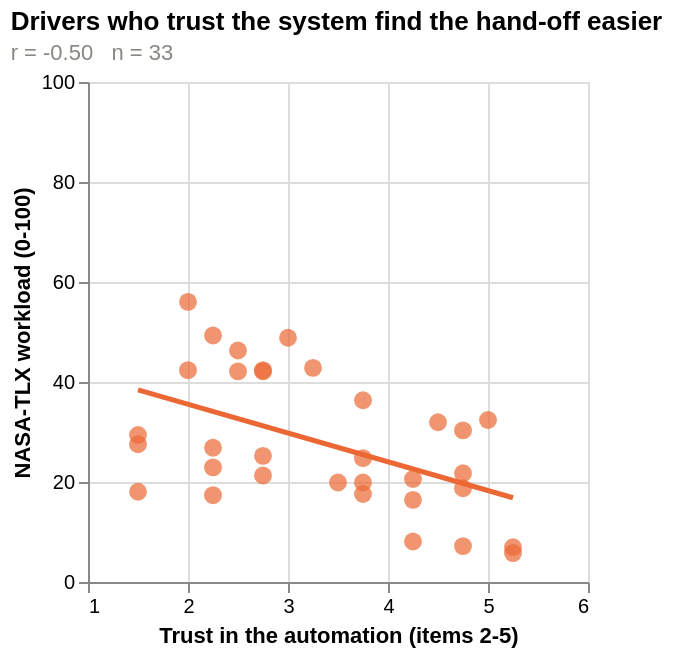

Notebook cell for this chart:
### Code cell
# keep the take-over panel only
tk = wl[wl["condition"] == "Take-over"]
r1 = tk["trust"].corr(tk["workload"])

base1 = alt.Chart().encode(
    x=alt.X("trust:Q", title="Trust in the automation (items 2-5)",
            scale=alt.Scale(domain=[1, 6])),
    y=alt.Y("workload:Q", title="NASA-TLX workload (0-100)",
            scale=alt.Scale(domain=[0, 100])),
)

chart1 = alt.layer(
    base1.mark_circle(size=80, opacity=0.7, color=ORANGE),
    base1.transform_regression("trust", "workload").mark_line(size=2.5, color=ORANGE),
    data=tk,
).properties(
    width=250, height=250,
    title=alt.Title("Drivers who trust the system find the hand-off easier",
                    subtitle=f"r = {r1:+.2f}   n = {len(tk)}",
                    anchor="start", fontSize=13, subtitleFontSize=11,
                    subtitleColor=MUTED))

chart1

### Figure 1 — Vega-Lite specification as saved in the notebook (floating-point values rounded to 4 significant figures)
{"config": {"view": {"continuousWidth": 300, "continuousHeight": 300}}, "layer": [{"mark": {"type": "circle", "color": "#eb6834", "opacity": 0.7, "size": 80}, "encoding": {"x": {"field": "trust", "scale": {"domain": [1, 6]}, "title": "Trust in the automation (items 2-5)", "type": "quantitative"}, "y": {"field": "workload", "scale": {"domain": [0, 100]}, "title": "NASA-TLX workload (0-100)", "type": "quantitative"}}}, {"mark": {"type": "line", "color": "#eb6834", "size": 2.5}, "encoding": {"x": {"field": "trust", "scale": {"domain": [1, 6]}, "title": "Trust in the automation (items 2-5)", "type": "quantitative"}, "y": {"field": "workload", "scale": {"domain": [0, 100]}, "title": "NASA-TLX workload (0-100)", "type": "quantitative"}}, "transform": [{"on": "trust", "regression": "workload"}]}], "data": {"name": "data-214c29b0516fd61fff7f3366bf978fc4"}, "height": 250, "title": {"text": "Drivers who trust the system find the hand-off easier", "anchor": "start", "fontSize": 13, "subtitle": "r = -0.50   n = 33", "subtitleColor": "#898781", "subtitleFontSize": 11}, "width": 250, "$schema": "https://vega.github.io/schema/vega-lite/v6.1.0.json", "datasets": {"data-214c29b0516fd61fff7f3366bf978fc4": [{"subject": 1, "trust": 5.0, "condition": "Take-over", "workload": 32.41}, {"subject": 2, "trust": 2.0, "condition": "Take-over", "workload": 42.36}, {"subject": 3, "trust": 3.75, "condition": "Take-over", "workload": 19.91}, {"subject": 4, "trust": 2.25, "condition": "Take-over", "workload": 22.92}, {"subject": 5, "trust": 3.25, "condition": "Take-over", "workload": 42.82}, {"subject": 6, "trust": 2.25, "condition": "Take-over", "workload": 17.36}, {"subject": 7, "trust": 2.25, "condition": "Take-over", "workload": 26.85}, {"subject": 8, "trust": 4.5, "condition": "Take-over", "workload": 31.94}, {"subject": 10, "trust": 2.25, "condition": "Take-over", "workload": 49.31}, {"subject": 11, "trust": 3.75, "condition": "Take-over", "workload": 17.59}, {"subject": 12, "trust": 4.25, "condition": "Take-over", "workload": 20.6}, {"subject": 13, "trust": 1.5, "condition": "Take-over", "workload": 18.06}, {"subject": 14, "trust": 4.75, "condition": "Take-over", "workload": 21.76}, {"subject": 15, "trust": 3.0, "condition": "Take-over", "workload": 48.84}, {"subject": 17, "trust": 4.75, "condition": "Take-over", "workload": 18.75}, {"subject": 19, "trust": 4.25, "condition": "Take-over", "workload": 8.102}, {"subject": 20, "trust": 3.75, "condition": "Take-over", "workload": 24.77}, {"subject": 21, "trust": 3.5, "condition": "Take-over", "workload": 19.91}, {"subject": 22, "trust": 2.0, "condition": "Take-over", "workload": 56.02}, {"subject": 23, "trust": 2.5, "condition": "Take-over", "workload": 42.13}, {"subject": 24, "trust": 2.5, "condition": "Take-over", "workload": 46.3}, {"subject": 25, "trust": 2.75, "condition": "Take-over", "workload": 25.23}, {"subject": 26, "trust": 2.75, "condition": "Take-over", "workload": 42.36}, {"subject": 28, "trust": 4.75, "condition": "Take-over", "workload": 7.176}, {"subject": 29, "trust": 1.5, "condition": "Take-over", "workload": 27.55}, {"subject": 30, "trust": 5.25, "condition": "Take-over", "workload": 6.944}, {"subject": 31, "trust": 4.25, "condition": "Take-over", "workload": 16.44}, {"subject": 32, "trust": 3.75, "condition": "Take-over", "workload": 36.34}, {"subject": 33, "trust": 1.5, "condition": "Take-over", "workload": 29.4}, {"subject": 34, "trust": 2.75, "condition": "Take-over", "workload": 42.13}, {"subject": 35, "trust": 5.25, "condition": "Take-over", "workload": 5.787}, {"subject": 36, "trust": 2.75, "condition": "Take-over", "workload": 21.3}, {"subject": 37, "trust": 4.75, "condition": "Take-over", "workload": 30.32}]}}
